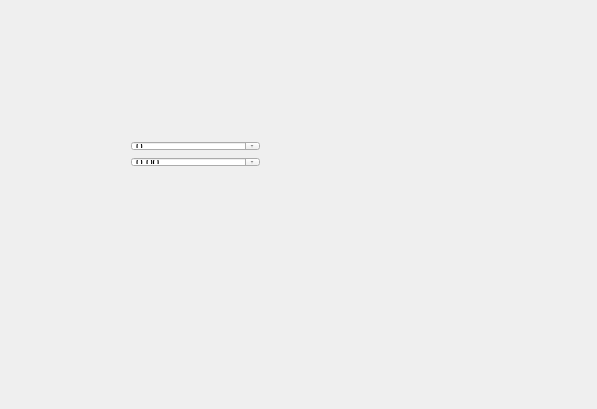
<?xml version="1.0" encoding="UTF-8"?>
<ui version="4.0">
 <class>spinboxClass</class>
 <widget class="QWidget" name="spinboxClass">
  <property name="geometry">
   <rect>
    <x>0</x>
    <y>0</y>
    <width>597</width>
    <height>409</height>
   </rect>
  </property>
  <property name="windowTitle">
   <string>spinbox</string>
  </property>
  <widget class="QWidget" name="">
   <property name="geometry">
    <rect>
     <x>120</x>
     <y>130</y>
     <width>151</width>
     <height>48</height>
    </rect>
   </property>
   <layout class="QVBoxLayout" name="verticalLayout">
    <item>
     <widget class="QSpinBox" name="spinBox"/>
    </item>
    <item>
     <widget class="QDoubleSpinBox" name="doubleSpinBox"/>
    </item>
   </layout>
  </widget>
 </widget>
 <layoutdefault spacing="6" margin="11"/>
 <resources>
  <include location="spinbox.qrc"/>
 </resources>
 <connections/>
</ui>
